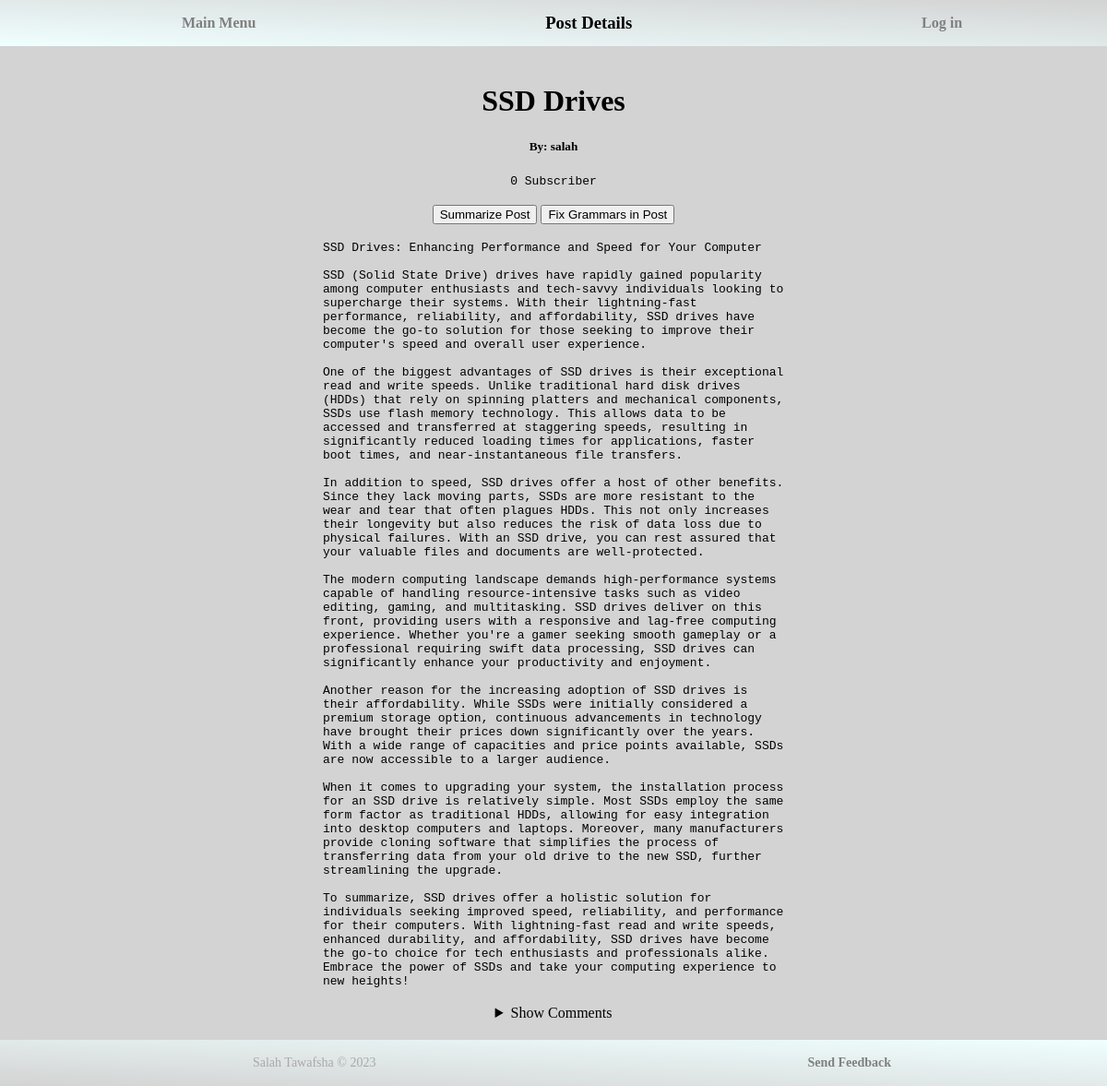
The page /posts/post-details/ssd-drives-258937416/ on the database its author committed.
### posts/models.py (models this page shows, shortened)
class Post(models.Model):
    STATUS_CHOICES = (
        ("D", "Draft"),
        ("P", "Published"),
    )
    objects = models.Manager()
    published_objects = PublishedPostManager()
    all_objects = DraftManager()
    title = models.CharField("Post Title", max_length=100)
    slug = models.SlugField(unique=True, blank=False, null=False)
    author = models.ForeignKey(User, on_delete=models.CASCADE)
    body = models.TextField("Post body", max_length=5000)
    publish = models.DateTimeField("Data of publish", default=timezone.now)
    created = models.DateTimeField("Data of create", auto_now_add=True)
    updated = models.DateTimeField("Data of last update", auto_now=True)
    status = models.CharField(default="P",
                              max_length=10,
                              choices=STATUS_CHOICES)

### posts/views.py (the view, shortened to what this page needs)
# urls.py: path("post-details/<slug:slug>/", views.post_details, name="post_details"),
def post_details(request, slug):
    try:
        post = get_object_or_404(Post, slug=slug)
        if request.GET.get("summary"):
            post.body = GPT.summarize_post(post.body)
        if request.GET.get("grammar"):
            post.body = GPT.fix_grammar(post.body)
        if request.user.is_authenticated:
            user = request.user
            try:
                notification = CreatePostNotification.objects.get(post=post, user=user)
                notification.delete()
            except CreatePostNotification.DoesNotExist:
                pass
            if post.author != user and not user.usertracking.is_can_read_post():
                return redirect("index")
            if request.GET.get("edit") and post.author == request.user and not post.author.usertracking.is_blocked():
                form = PostForm(initial={"title": post.title, "body": post.body})
                return render(request, "posts/postDetail.html", {"post": post, 'form': form, "edit": True})
            if post.author != user:
                user.usertracking.increment_read_posts(post)
            form = AddCommentForm(initial={"name": user.username, "email": user.email})
            form.fields["name"].widget = forms.HiddenInput()
            form.fields["email"].widget = forms.HiddenInput()
        else:
            form = AddCommentForm()
        context = {"post": post, "form": form}
        if request.user.is_authenticated and request.user != post.author:
            context["current_viewing_number"] = ordinal(request.user.usertracking.day_read_posts_num)
            context[
                "remaining_viewing_number"] = (
                    MAX_ALLOWED_READ_POSTS_IN_DAY - request.user.usertracking.day_read_posts_num)
        return render(request, "posts/postDetail.html", context)
    except OperationalError:
        return render(request, "database_error.html")

### posts/templates/posts/postDetail.html (shortened to what this page needs)
{% extends "posts/base_site.html" %}
{% block header_title %}Post Details{% endblock %}
{% block main %}
    {% if not edit %}
        <h1>{{ post.title }}</h1>
        {% if request.user.is_authenticated and post.author == request.user %}
            <button onclick="location.href='/posts/post-details/{{ post.slug }}?edit=1'">Edit Post</button>
        {% else %}
            <h5>By: {{ post.author }}</h5>
            <pre style="text-align: center">{{ post.author.subscribed_users.count }} Subscriber</pre>
            <br>
        {% endif %}
        <button onclick="location.href='/posts/post-details/{{ post.slug }}?edit=1&summary=1'">Summarize Post</button>
        <button onclick="location.href='/posts/post-details/{{ post.slug }}?edit=1&grammar=1'">Fix Grammars in Post
        </button>
        <br><br>
        <pre id="post_body">{{ post.body }}</pre>
        <br>
        <details {% if expand_comment %}open{% endif %}>
            <summary>Show Comments</summary>
        </details>
    {% endif %}
{% endblock %}

### posts/static/posts/style.css (style rules this page uses)
html, body { margin: 0; height: 100%; width: 100%; background-color: lightgrey; }
*, *::before, *::after { box-sizing: border-box; }
body { display: flex; flex-direction: column; }
html { display: table; margin: auto; }
h1 { text-align: center; }
pre { margin: auto; max-width: 500px; overflow-x: auto; white-space: pre-wrap; word-wrap: break-word; text-align: left; }

### rows shown on the page
Post: title "SSD Drives", author "salah", author.subscribed_users.count "0", body "SSD Drives: Enhancing Performance and Speed for Your Computer SSD (Solid State Drive) drives have rapidly gained popularity among computer enthusiasts and tech-savvy individuals looking to supercharge their systems. With their lightning-fast performance, reliability, and affordability, SSD drives have become the go-to solution for those seeking to improve their computer's speed and overall user experience. One of the biggest advantages of SSD drives is their exceptional read and write speeds. Unlike traditional hard disk drives (HDDs) that rely on spinning platters and mechanical components, SSDs use flash memory technology. This allows data to be accessed and transferred at staggering…"
